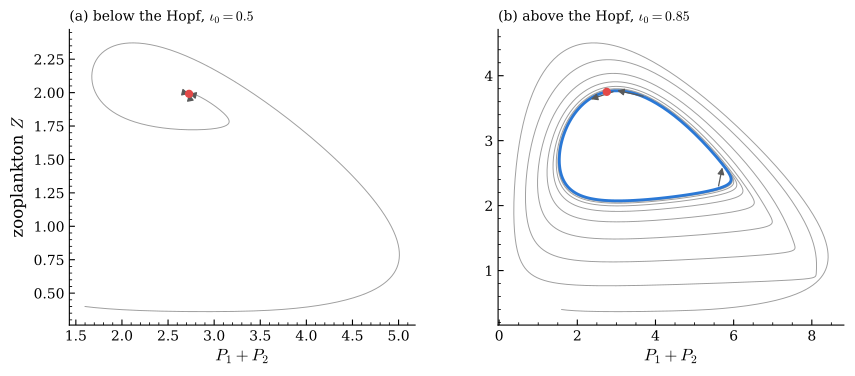

Here is the Python script that generated this plot:
"""
fig7_phase_corrected.py  ->  fig7_phase_corrected.pdf

Projected phase-space trajectories in the (P1+P2, Z) plane at T = 19 C, with arrows
indicating the direction of time: (a) below the enrichment Hopf (iota0 = 0.5), where the
trajectory spirals into the coexistence equilibrium, and (b) above it (iota0 = 0.85),
where it approaches a limit cycle.
"""
import numpy as np, warnings; warnings.filterwarnings('ignore')
from scipy.integrate import solve_ivp
import matplotlib; matplotlib.use('Agg')
import matplotlib.pyplot as plt
import model

T = 19.0
plt.rcParams.update({'font.size': 10, 'axes.linewidth': 0.8,
                     'mathtext.fontset': 'cm', 'font.family': 'serif'})
fig, ax = plt.subplots(1, 2, figsize=(10, 4.0))

for k, (I0, lab) in enumerate([(0.50, r'below the Hopf, $\iota_0=0.5$'),
                               (0.85, r'above the Hopf, $\iota_0=0.85$')]):
    p = model.make_p(T=T, I0=I0)
    sol = solve_ivp(model.make_rhs(p), [0, 6000], [1.0, 0.8, 0.8, 0.4, 2.0],
                    method='RK45', rtol=1e-10, atol=1e-12, dense_output=True)
    t = np.linspace(0, 6000, 60000); Y = sol.sol(t)
    P, Z = Y[1]+Y[2], Y[3]
    a = ax[k]
    a.plot(P, Z, color='0.62', lw=0.7, zorder=1)                       # transient
    m = t > 0.9*t[-1]
    a.plot(P[m], Z[m], color='#2a78d6', lw=2.0, zorder=3)              # attractor
    for frac in (0.06, 0.16, 0.34):
        i = int(frac*len(t))
        a.annotate('', xy=(P[i+40], Z[i+40]), xytext=(P[i], Z[i]),
                   arrowprops=dict(arrowstyle='-|>', color='0.35', lw=0.9), zorder=4)
    a.plot(P[-1], Z[-1], 'o', color='#e34948', ms=5, zorder=5)
    amp = P[m].max()-P[m].min()
    print(f"iota0={I0}: attractor extent in P1+P2 = {amp:.4f}"
          + ("  (equilibrium)" if amp < 1e-3 else "  (limit cycle)"))
    a.set_xlabel(r'$P_1+P_2$'); a.set_title(f'({"ab"[k]}) {lab}', loc='left', fontsize=10)
    a.spines['top'].set_visible(False); a.spines['right'].set_visible(False)
ax[0].set_ylabel(r'zooplankton $Z$')
fig.subplots_adjust(bottom=0.16, top=0.90, wspace=0.24)
plt.savefig('fig7_phase_corrected.pdf', bbox_inches='tight')
print('wrote fig7_phase_corrected.pdf')
